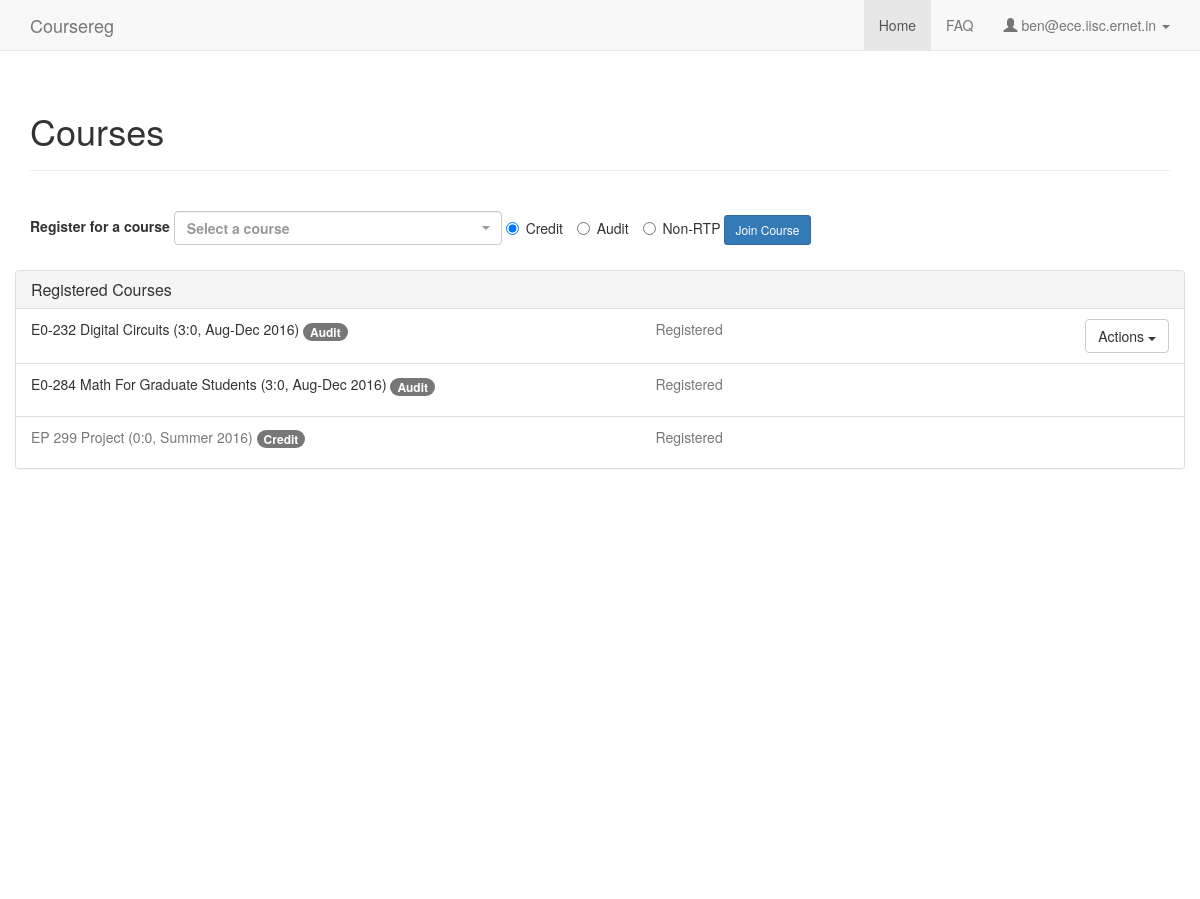
The page / (signed in) on the database as committed earlier.
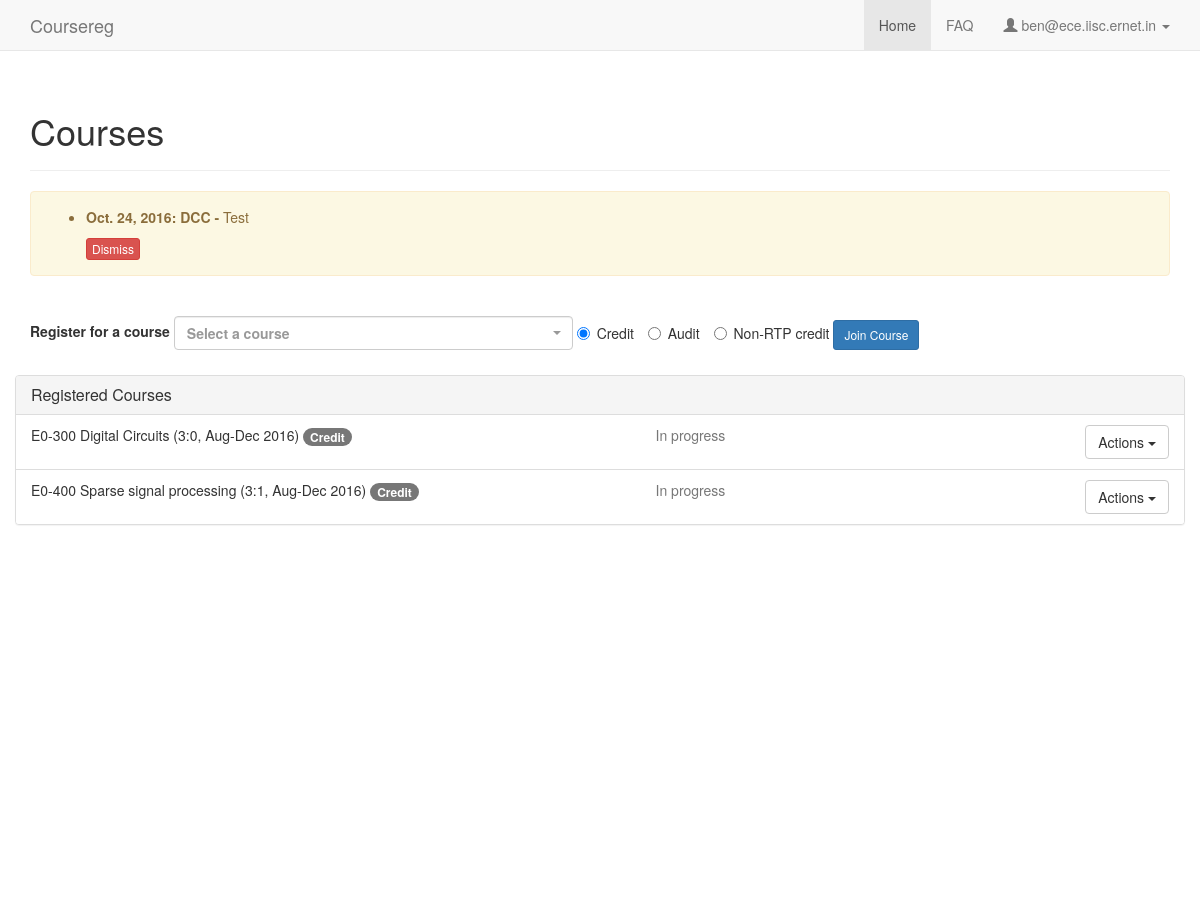
The same page on the database as committed later.
### coursereg/models.py (models this page shows, shortened)
class User(AbstractBaseUser, PermissionsMixin):
    USER_TYPE_STUDENT = 0
    USER_TYPE_FACULTY = 1
    USER_TYPE_DCC = 2
    USER_TYPE_OTHER = 3
    USER_TYPE_CHOICES = (
        (USER_TYPE_STUDENT, "Student"),
        (USER_TYPE_FACULTY, "Faculty"),
        (USER_TYPE_DCC, "DCC"),
        (USER_TYPE_OTHER, "Other"),
    )
    email = models.EmailField(max_length=254, unique=True)
    full_name = models.CharField(max_length=250)
    user_type = models.IntegerField(default=USER_TYPE_OTHER, choices=USER_TYPE_CHOICES)
    adviser = models.ForeignKey('self', null=True, blank=True, on_delete=models.CASCADE, limit_choices_to={'user_type': USER_TYPE_FACULTY})
    degree = models.ForeignKey(Degree, on_delete=models.CASCADE, null=True, blank=True)
    department = models.ForeignKey(Department, on_delete=models.CASCADE, null=True)
    date_joined = models.DateTimeField(default=timezone.now)
    sr_no = models.CharField(max_length=200, default='-')
    telephone = models.CharField(max_length=100, default='', blank=True)
    is_dcc_review_pending = models.BooleanField(default=False)
    is_dcc_sent_notification = models.BooleanField(default=False)
    is_staff = models.BooleanField(default=False)
    is_active = models.BooleanField(default=True)
    objects = CustomUserManager()
    USERNAME_FIELD = 'email'
    REQUIRED_FIELDS = []

class RegistrationType(models.Model):
    name = models.CharField(max_length=100)
    should_count_towards_cgpa = models.BooleanField(default=True)
    is_active = models.BooleanField(default=True)
    def __unicode__(self):
        return self.name

class Participant(models.Model):
    PARTICIPANT_STUDENT = 0
    PARTICIPANT_INSTRUCTOR = 1
    PARTICIPANT_TA = 2
    PARTICIPANT_CHOICES = (
        (PARTICIPANT_STUDENT, 'Student'),
        (PARTICIPANT_INSTRUCTOR, 'Instructor'),
        (PARTICIPANT_TA, 'TA'),
    )
    user = models.ForeignKey('User', on_delete=models.CASCADE)
    course = models.ForeignKey('Course', on_delete=models.CASCADE)
    participant_type = models.IntegerField(default=PARTICIPANT_INSTRUCTOR, choices=PARTICIPANT_CHOICES)
    registration_type = models.ForeignKey('RegistrationType', null=True, on_delete=models.CASCADE)
    is_drop = models.BooleanField(default=False)
    grade = models.ForeignKey('Grade', on_delete=models.CASCADE, blank=True, null=True)
    should_count_towards_cgpa = models.BooleanField(default=True)
    lock_from_student = models.BooleanField(default=False)
    is_adviser_reviewed = models.BooleanField(default=False)
    is_instructor_reviewed = models.BooleanField(default=False)
    created_at = models.DateTimeField(auto_now_add=True)
    updated_at = models.DateTimeField(auto_now=True)
    def get_status_desc(self):
        if self.is_drop:
            return 'Dropped this course'
        if self.grade == None:
            if self.user.is_dcc_review_pending:
                return 'In progress'
            else:
                return 'Registered'
        else:
            return self.grade
    def get_reg_type_desc(self):
        if self.is_drop:
            return 'Drop'
        else:
            return self.registration_type

class Course(models.Model):
    num = models.CharField(max_length=100)
    title = models.CharField(max_length=200)
    department = models.ForeignKey(Department, on_delete=models.CASCADE)
    term = models.ForeignKey(Term)
    credits = models.CharField(max_length=100, default='', verbose_name="Credits (ex: 3:0)")
    should_count_towards_cgpa = models.BooleanField(default=True)
    created_at = models.DateTimeField(auto_now_add=True)
    updated_at = models.DateTimeField(auto_now=True)
    timings = models.CharField(max_length=100, default='Not fixed yet')
    def is_last_cancellation_date_passed(self):
        return timezone.now() > self.term.last_cancellation_date
    def is_last_conversion_date_passed(self):
        return timezone.now() > self.term.last_conversion_date
    def is_last_drop_date_passed(self):
        return timezone.now() > self.term.last_drop_date
    def __unicode__(self):
        return self.num + ' ' + self.title + ' (%s, %s)' % (self.credits, self.term)

class Term(models.Model):
    name = models.CharField(max_length=100)
    year = models.CharField(max_length=4)
    start_reg_date = models.DateTimeField(default=timezone.now)
    last_reg_date = models.DateTimeField(default=timezone.now)
    last_adviser_approval_date = models.DateTimeField(default=timezone.now)
    last_instructor_approval_date = models.DateTimeField(default=timezone.now)
    last_cancellation_date = models.DateTimeField(default=timezone.now)
    last_conversion_date = models.DateTimeField(default=timezone.now)
    last_drop_date = models.DateTimeField(default=timezone.now)
    last_grade_date = models.DateTimeField(default=timezone.now)
    is_active = models.BooleanField(default=True)
    def __unicode__(self):
        return '%s %s' % (self.name, self.year)

class Notification(models.Model):
    ORIGIN_ADVISER = 0
    ORIGIN_INSTRUCTOR = 1
    ORIGIN_DCC = 2
    ORIGIN_OTHER = 3
    ORIGIN_STUDENT = 4
    ORIGIN_CHOICES = (
        (ORIGIN_ADVISER, 'Adviser'),
        (ORIGIN_INSTRUCTOR, 'Instructor'),
        (ORIGIN_DCC, 'DCC'),
        (ORIGIN_OTHER, 'Other'),
        (ORIGIN_STUDENT, 'Student')
    )
    user = models.ForeignKey(User, on_delete=models.CASCADE)
    origin = models.IntegerField(default=ORIGIN_DCC, choices=ORIGIN_CHOICES)
    message = models.TextField()
    is_student_acknowledged = models.BooleanField(default=False)
    is_adviser_acknowledged = models.BooleanField(default=False)
    is_dcc_acknowledged = models.BooleanField(default=False)
    created_at = models.DateField(auto_now_add=True)

### coursereg/views/common.py (the view)
# urls.py: url(r'^$', views.common.index, name='index'),
@login_required
def index(request):
    if request.user.is_superuser:
        return redirect('admin:index')
    elif request.user.user_type == models.User.USER_TYPE_STUDENT:
        return student.index(request)
    elif request.user.user_type == models.User.USER_TYPE_FACULTY:
        return redirect('coursereg:adviser')
    elif request.user.user_type == models.User.USER_TYPE_DCC:
        return redirect('coursereg:dcc_report')
    else:
        messages.error(request, "User type not recognized.")
        return redirect('coursereg:fatal')

### coursereg/templates/coursereg/student.html (shortened to what this page needs)
{% extends "coursereg/base.html" %}
{% block body %}
{% include "coursereg/nav.html" %}
<div class="container" id="maincontainer">
    <div class="row">
        <div class="col-md-12">
            <div class="page-header">
                <h1>Courses</h1>
            </div>
        </div>
    </div>
    {% if notifications %}
    <div class="row">
        <div class="col-md-12">
            <div class="alert alert-warning">
                <ul>
                {% for date, origin, message in notifications %}
                <li>
                    <strong>
                        {{ date }}: {{ origin }} -
                    </strong>
                    {{ message }}
                </li>
                {% endfor %}
                </ul>
                <div id="dismiss">
                    <form action="{% url 'coursereg:notifications_dismiss' %}" method="post">
                        <button type="submit" class="btn btn-danger btn-xs">Dismiss</button>
                    </form>
                </div>
            </div>
        </div>
    </div>
    {% endif %}
    <div class="row top-buffer-1">
        <div class="col-md-12">
            <form class="form-inline" method="post" action="{% url 'coursereg:participants_create' %}">
                <div class="form-group">
                    <label for="id_label_single">
                        Register for a course
                    </label>
                    {% for reg_type in reg_types %}
                    <label class="radio-inline">
                        {% if forloop.counter0 == 0 %}
                        <input type="radio" name="reg_type" value="{{ reg_type.id }}" checked>{{ reg_type }}
                        {% else %}
                        <input type="radio" name="reg_type" value="{{ reg_type.id }}">{{ reg_type }}
                        {% endif %}
                    </label>
                    {% endfor %}
                </div>
                <button type="submit" class="btn btn-primary btn-sm">Join Course</button>
            </form>
        </div>
    </div>
    <div class="row top-buffer-1">
        <div class="panel panel-default">
            <div class="panel-heading">
                <h3 class="panel-title">Registered Courses</h3>
            </div>
            <ul class="list-group">
                {% for participant in participants %}
                <li class="list-group-item">
                    <div class="row">
                        <div class="col-md-11 col-xs-10">
                            <div class="row">
                                <div class="col-md-7 col-xs-12">
                                    {% if participant.should_count_towards_cgpa %}
                                    <p title="Timings: {{participant.course.timings}}">
                                    {% else %}
                                    <p title="Timings: {{participant.course.timings}}" class="text-muted">
                                    {% endif %}
                                        {{ participant.course }} <span class="badge">{{ participant.get_reg_type_desc }}</span>
                                    </p>
                                </div>
                                <div class="col-md-5 col-xs-12">
                                    <p class="text-muted">
                                        {{ participant.get_status_desc }}
                                    </p>
                                </div>
                            </div>
                        </div>
                        <div class="col-md-1 col-xs-2">
                            <div title="Options" class="pull-right">
                                {% if not participant.course.is_last_drop_date_passed %}
                                <div class="dropdown">
                                    <button class="btn btn-default dropdown-toggle hidden-xs" type="button" data-toggle="dropdown" aria-haspopup="true" aria-expanded="true">
                                        Actions
                                        <span class="caret"></span>
                                    </button>
                                </div>
                                {% endif %}
                            </div>
                        </div>
                    </div>
                </li>
                {% endfor %}
            </ul>
        </div>
    </div>
</div>
{% endblock %}
{% block head %}
{% load staticfiles %}
<link href="{% static 'coursereg/css/select2.min.css' %}" rel="stylesheet">
<link href="{% static 'coursereg/css/select2-bootstrap.min.css' %}" rel="stylesheet">
{% endblock %}
{% block script %}
{% load staticfiles %}
{% endblock %}

### coursereg/templates/coursereg/base.html (shortened to what this page needs)
<!DOCTYPE html>
<html lang="en">
    <head>
        {% load staticfiles %}
        <link href="{% static 'coursereg/css/bootstrap.min.css' %}" rel="stylesheet">
        <link href="{% static 'coursereg/css/coursereg.css' %}" rel="stylesheet">
        {% block head %}
        {% endblock %}
    </head>
    <body>
        {% block body %}
        {% endblock %}
    </body>
</html>

### coursereg/templates/coursereg/nav.html (shortened to what this page needs)
<nav class="navbar navbar-default navbar-static-top">
    <div class="container">
        <div class="navbar-header">
            <a class="navbar-brand" href="{% url 'coursereg:index' %}">Coursereg</a>
        </div>
        <div id="navbar" class="navbar-collapse collapse">
            <ul class="nav navbar-nav navbar-right">
                {% if user_type == 'student' %}
                    {% if nav_active == 'home' %}
                    <li class="active"><a href="{% url 'coursereg:index' %}">Home</a></li>
                    {% else %}
                    <li><a href="{% url 'coursereg:index' %}">Home</a></li>
                    {% endif %}
                {% endif %}
                {% if nav_active == 'faq' %}
                <li class="active"><a href="{% url 'coursereg:faq' %}">FAQ</a></li>
                {% else %}
                <li><a href="{% url 'coursereg:faq' %}">FAQ</a></li>
                {% endif %}
                <li class="dropdown">
                    <a href="#" class="dropdown-toggle" data-toggle="dropdown" role="button" aria-haspopup="true" aria-expanded="false">
                        <span class="glyphicon glyphicon-user" aria-hidden="true"></span>
                        {{ user_email }}
                        <span class="caret"></span>
                    </a>
                </li>
            </ul>
        </div>
    </div>
</nav>

### coursereg/static/coursereg/css/coursereg.css (style rules this page uses)
.top-buffer-1 { margin-top: 20px; }
.row { word-break:break-all; }
#maincontainer { margin-bottom: 50px; min-height: 800px; }
#dismiss { margin-top: 10px; margin-left: 40px; }

Rows that differ between the two databases and show on the page:
removed Participant: course "E0-232 Digital Circuits (3:0, Aug-Dec 2016)", get_reg_type_desc "Audit", get_status_desc "Registered"
removed Participant: course "E0-284 Math For Graduate Students (3:0, Aug-Dec 2016)", get_reg_type_desc "Audit", get_status_desc "Registered"
removed Participant: course "EP 299 Project (0:0, Summer 2016)", get_reg_type_desc "Credit", get_status_desc "Registered"
added Notification: notifications "Oct. 24, 2016", notifications "Test"
changed RegistrationType: reg_type "☐ Non-RTP" → "☐ Non-RTP credit"; name "Non-RTP" → "Non-RTP credit"
added Participant: course "E0-300 Digital Circuits (3:0, Aug-Dec 2016)", get_reg_type_desc "Credit", get_status_desc "In progress"
added Participant: course "E0-400 Sparse signal processing (3:1, Aug-Dec 2016)", get_reg_type_desc "Credit", get_status_desc "In progress"
Other text that changed with them:
new list line: ": DCC -"
text now shown: "Dismiss"
